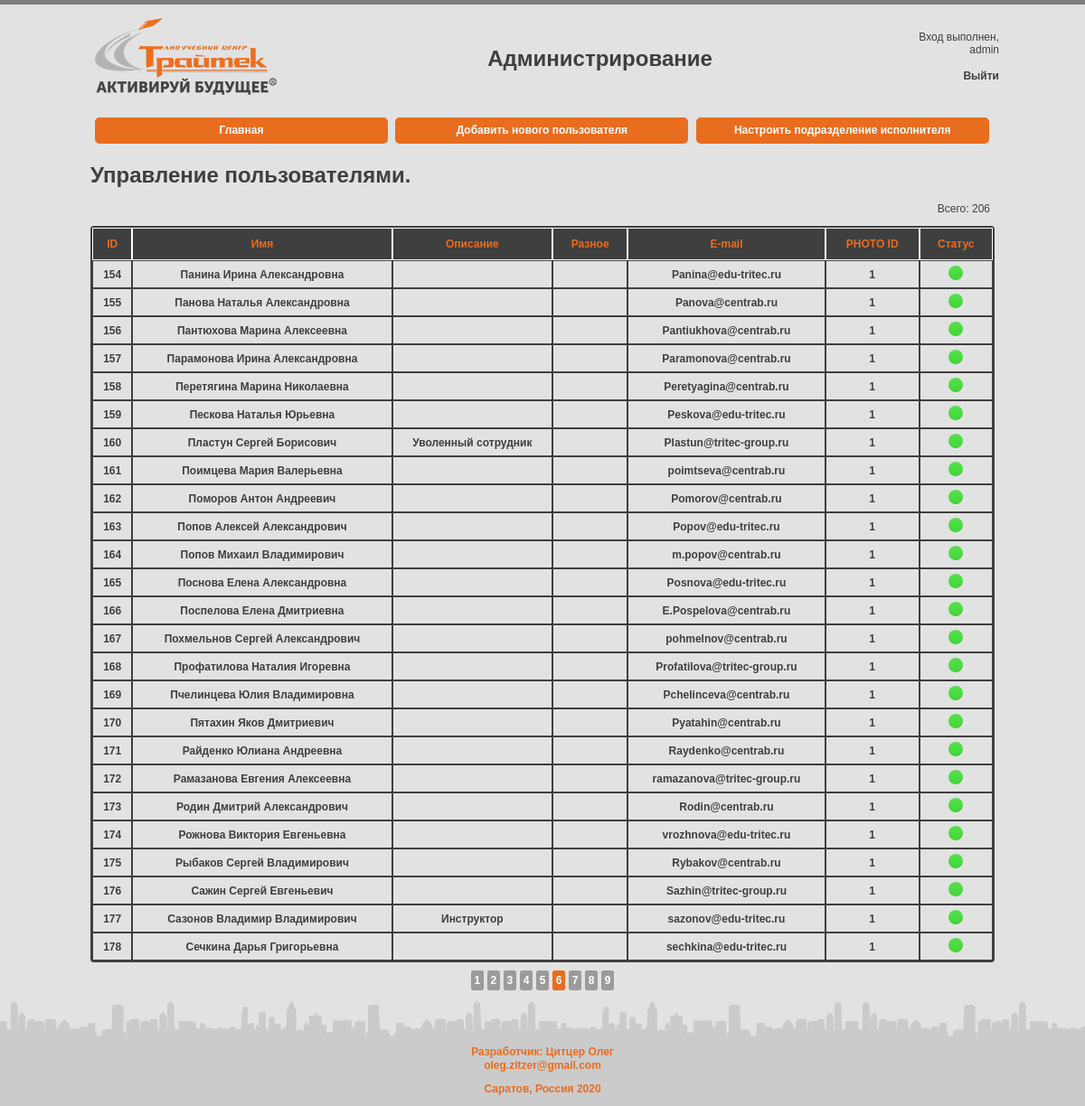
The app's page /admin/user_management.php?page=6 (signed in) with its own data.
### tables this page shows
CREATE TABLE `users` (
  `id` int(11) NOT NULL AUTO_INCREMENT,
  `email` varchar(255) NOT NULL,
  `password` varchar(255) NOT NULL,
  `name` varchar(255) DEFAULT NULL,
  `description` varchar(255) DEFAULT NULL,
  `note` varchar(255) DEFAULT NULL,
  `photo_id` varchar(255) NOT NULL,
  `status` int(11) NOT NULL,
  PRIMARY KEY (`id`)
);

### admin/inc/lib.php (the view, shortened to what this page needs)
<?php
function getDataFromTable($dbh, $query)
{
    try
    {
        $result = $dbh->query($query);
        return $result;
    }catch (PDOException $e){
        $error = "Error:".iconv("windows-1251", "UTF-8",$e->getMessage());
        echo $error;
        return $error;
    }
}
function drawUsersTable($sql_data,$delete_field = NULL){
    $outline = "";
    $sql_data->setFetchMode(PDO::FETCH_NUM);
    while($row = $sql_data->fetch())
    {
        $outline .= "<tr>";
        $id = $row[0];
        for($i=0;$i < count($row);$i++){
            if(is_null($delete_field)){
                if($i == (count($row) - 1)){
                    if($row[$i]) $img = "trafficlight-green_40427.png";
                    $outline .= "<td><img src='../pictures/".$img."' width='16' height='16'/></td>";
                }else{
                    $outline .= "<td><a href='" . $_SERVER['PHP_SELF']."?action=changeUser&id=".$id."'>$row[$i]</a></td>";
                }
            }
        }
        $outline .= "</tr>";
    }
    return $outline;
}

### admin/inc/userManagement.css (style rules this page uses)
body { color: #3f3f3f; font: 12px Tahoma, sans-serif; background-color: #e2e2e2; border-top: 5px solid #7e7e7e; margin: 0; padding-top: 10px; }
a { font-weight: bold; text-decoration: none; color: #3f3f3f; vertical-align: middle; text-align: center; }
table td { border-spacing: 0px; border: 1pt solid #3f3f3f; padding-top: 5px; padding-bottom: 5px; }

### records on screen
users: id "154", name "Панина Ирина Александровна", email "Panina@edu-tritec.ru", photo "1"
users: id "155", name "Панова Наталья Александровна", email "Panova@centrab.ru", photo "1"
users: id "156", name "Пантюхова Марина Алексеевна", email "Pantiukhova@centrab.ru", photo "1"
users: id "157", name "Парамонова Ирина Александровна", email "Paramonova@centrab.ru", photo "1"
users: id "158", name "Перетягина Марина Николаевна", email "Peretyagina@centrab.ru", photo "1"
users: id "159", name "Пескова Наталья Юрьевна", email "Peskova@edu-tritec.ru", photo "1"
users: id "160", name "Пластун Сергей Борисович", description "Уволенный сотрудник", email "Plastun@tritec-group.ru", photo "1"
users: id "161", name "Поимцева Мария Валерьевна", email "poimtseva@centrab.ru", photo "1"
users: id "162", name "Поморов Антон Андреевич", email "Pomorov@centrab.ru", photo "1"
users: id "163", name "Попов Алексей Александрович", email "Popov@edu-tritec.ru", photo "1"
users: id "164", name "Попов Михаил Владимирович", email "m.popov@centrab.ru", photo "1"
users: id "165", name "Поснова Елена Александровна", email "Posnova@edu-tritec.ru", photo "1"
users: id "166", name "Поспелова Елена Дмитриевна", email "E.Pospelova@centrab.ru", photo "1"
users: id "167", name "Похмельнов Сергей Александрович", email "pohmelnov@centrab.ru", photo "1"
users: id "168", name "Профатилова Наталия Игоревна", email "Profatilova@tritec-group.ru", photo "1"
users: id "169", name "Пчелинцева Юлия Владимировна", email "Pchelinceva@centrab.ru", photo "1"
users: id "170", name "Пятахин Яков Дмитриевич", email "Pyatahin@centrab.ru", photo "1"
users: id "171", name "Райденко Юлиана Андреевна", email "Raydenko@centrab.ru", photo "1"
users: id "172", name "Рамазанова Евгения Алексеевна", email "ramazanova@tritec-group.ru", photo "1"
users: id "173", name "Родин Дмитрий Александрович", email "Rodin@centrab.ru", photo "1"
users: id "174", name "Рожнова Виктория Евгеньевна", email "vrozhnova@edu-tritec.ru", photo "1"
users: id "175", name "Рыбаков Сергей Владимирович", email "Rybakov@centrab.ru", photo "1"
users: id "176", name "Сажин Сергей Евгеньевич", email "Sazhin@tritec-group.ru", photo "1"
users: id "177", name "Сазонов Владимир Владимирович", description "Инструктор", email "sazonov@edu-tritec.ru", photo "1"
users: id "178", name "Сечкина Дарья Григорьевна", email "sechkina@edu-tritec.ru", photo "1"

### other values on screen
$_SESSION['username'] "admin"
$user_count "206"
